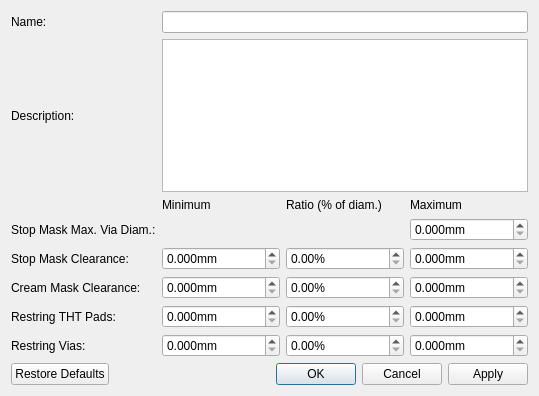
<?xml version="1.0" encoding="UTF-8"?>
<ui version="4.0">
 <class>librepcb::BoardDesignRulesDialog</class>
 <widget class="QDialog" name="librepcb::BoardDesignRulesDialog">
  <property name="geometry">
   <rect>
    <x>0</x>
    <y>0</y>
    <width>539</width>
    <height>396</height>
   </rect>
  </property>
  <property name="windowTitle">
   <string>Board Design Rules</string>
  </property>
  <layout class="QGridLayout" name="gridLayout">
   <item row="0" column="0">
    <widget class="QLabel" name="label">
     <property name="text">
      <string>Name:</string>
     </property>
    </widget>
   </item>
   <item row="1" column="0">
    <widget class="QLabel" name="label_2">
     <property name="text">
      <string>Description:</string>
     </property>
    </widget>
   </item>
   <item row="2" column="1">
    <widget class="QLabel" name="label_4">
     <property name="text">
      <string>Minimum</string>
     </property>
    </widget>
   </item>
   <item row="2" column="2">
    <widget class="QLabel" name="label_5">
     <property name="text">
      <string>Ratio (% of diam.)</string>
     </property>
    </widget>
   </item>
   <item row="2" column="3">
    <widget class="QLabel" name="label_9">
     <property name="text">
      <string>Maximum</string>
     </property>
    </widget>
   </item>
   <item row="3" column="0">
    <widget class="QLabel" name="label_6">
     <property name="text">
      <string>Stop Mask Max. Via Diam.:</string>
     </property>
    </widget>
   </item>
   <item row="3" column="3">
    <widget class="QDoubleSpinBox" name="spbxStopMaskMaxViaDia">
     <property name="suffix">
      <string>mm</string>
     </property>
     <property name="decimals">
      <number>3</number>
     </property>
     <property name="maximum">
      <double>999.999000000000024</double>
     </property>
     <property name="singleStep">
      <double>0.100000000000000</double>
     </property>
    </widget>
   </item>
   <item row="4" column="0">
    <widget class="QLabel" name="label_3">
     <property name="text">
      <string>Stop Mask Clearance:</string>
     </property>
    </widget>
   </item>
   <item row="4" column="1">
    <widget class="QDoubleSpinBox" name="spbxStopMaskClrMin">
     <property name="suffix">
      <string>mm</string>
     </property>
     <property name="decimals">
      <number>3</number>
     </property>
     <property name="maximum">
      <double>999.999000000000024</double>
     </property>
     <property name="singleStep">
      <double>0.100000000000000</double>
     </property>
    </widget>
   </item>
   <item row="4" column="2">
    <widget class="QDoubleSpinBox" name="spbxStopMaskClrRatio">
     <property name="suffix">
      <string>%</string>
     </property>
     <property name="decimals">
      <number>2</number>
     </property>
     <property name="maximum">
      <double>1000.000000000000000</double>
     </property>
     <property name="singleStep">
      <double>10.000000000000000</double>
     </property>
    </widget>
   </item>
   <item row="4" column="3">
    <widget class="QDoubleSpinBox" name="spbxStopMaskClrMax">
     <property name="suffix">
      <string>mm</string>
     </property>
     <property name="decimals">
      <number>3</number>
     </property>
     <property name="maximum">
      <double>999.999000000000024</double>
     </property>
     <property name="singleStep">
      <double>0.100000000000000</double>
     </property>
    </widget>
   </item>
   <item row="5" column="0">
    <widget class="QLabel" name="label_8">
     <property name="text">
      <string>Cream Mask Clearance:</string>
     </property>
    </widget>
   </item>
   <item row="5" column="1">
    <widget class="QDoubleSpinBox" name="spbxCreamMaskClrMin">
     <property name="suffix">
      <string>mm</string>
     </property>
     <property name="decimals">
      <number>3</number>
     </property>
     <property name="maximum">
      <double>999.999000000000024</double>
     </property>
     <property name="singleStep">
      <double>0.100000000000000</double>
     </property>
    </widget>
   </item>
   <item row="5" column="2">
    <widget class="QDoubleSpinBox" name="spbxCreamMaskClrRatio">
     <property name="suffix">
      <string>%</string>
     </property>
     <property name="decimals">
      <number>2</number>
     </property>
     <property name="maximum">
      <double>1000.000000000000000</double>
     </property>
     <property name="singleStep">
      <double>10.000000000000000</double>
     </property>
    </widget>
   </item>
   <item row="5" column="3">
    <widget class="QDoubleSpinBox" name="spbxCreamMaskClrMax">
     <property name="suffix">
      <string>mm</string>
     </property>
     <property name="decimals">
      <number>3</number>
     </property>
     <property name="maximum">
      <double>999.999000000000024</double>
     </property>
     <property name="singleStep">
      <double>0.100000000000000</double>
     </property>
    </widget>
   </item>
   <item row="6" column="0">
    <widget class="QLabel" name="label_7">
     <property name="text">
      <string>Restring THT Pads:</string>
     </property>
    </widget>
   </item>
   <item row="6" column="1">
    <widget class="QDoubleSpinBox" name="spbxRestringPadsMin">
     <property name="suffix">
      <string>mm</string>
     </property>
     <property name="decimals">
      <number>3</number>
     </property>
     <property name="maximum">
      <double>999.999000000000024</double>
     </property>
     <property name="singleStep">
      <double>0.100000000000000</double>
     </property>
    </widget>
   </item>
   <item row="6" column="2">
    <widget class="QDoubleSpinBox" name="spbxRestringPadsRatio">
     <property name="suffix">
      <string>%</string>
     </property>
     <property name="decimals">
      <number>2</number>
     </property>
     <property name="maximum">
      <double>1000.000000000000000</double>
     </property>
     <property name="singleStep">
      <double>10.000000000000000</double>
     </property>
    </widget>
   </item>
   <item row="6" column="3">
    <widget class="QDoubleSpinBox" name="spbxRestringPadsMax">
     <property name="suffix">
      <string>mm</string>
     </property>
     <property name="decimals">
      <number>3</number>
     </property>
     <property name="maximum">
      <double>999.999000000000024</double>
     </property>
     <property name="singleStep">
      <double>0.100000000000000</double>
     </property>
    </widget>
   </item>
   <item row="7" column="0">
    <widget class="QLabel" name="label_10">
     <property name="text">
      <string>Restring Vias:</string>
     </property>
    </widget>
   </item>
   <item row="7" column="1">
    <widget class="QDoubleSpinBox" name="spbxRestringViasMin">
     <property name="suffix">
      <string>mm</string>
     </property>
     <property name="decimals">
      <number>3</number>
     </property>
     <property name="maximum">
      <double>999.999000000000024</double>
     </property>
     <property name="singleStep">
      <double>0.100000000000000</double>
     </property>
    </widget>
   </item>
   <item row="7" column="2">
    <widget class="QDoubleSpinBox" name="spbxRestringViasRatio">
     <property name="suffix">
      <string>%</string>
     </property>
     <property name="decimals">
      <number>2</number>
     </property>
     <property name="maximum">
      <double>1000.000000000000000</double>
     </property>
     <property name="singleStep">
      <double>10.000000000000000</double>
     </property>
    </widget>
   </item>
   <item row="7" column="3">
    <widget class="QDoubleSpinBox" name="spbxRestringViasMax">
     <property name="suffix">
      <string>mm</string>
     </property>
     <property name="decimals">
      <number>3</number>
     </property>
     <property name="maximum">
      <double>999.999000000000024</double>
     </property>
     <property name="singleStep">
      <double>0.100000000000000</double>
     </property>
    </widget>
   </item>
   <item row="8" column="0" colspan="4">
    <widget class="QDialogButtonBox" name="buttonBox">
     <property name="orientation">
      <enum>Qt::Horizontal</enum>
     </property>
     <property name="standardButtons">
      <set>QDialogButtonBox::Apply|QDialogButtonBox::Cancel|QDialogButtonBox::Ok|QDialogButtonBox::RestoreDefaults</set>
     </property>
    </widget>
   </item>
   <item row="1" column="1" colspan="3">
    <widget class="QPlainTextEdit" name="txtDescription"/>
   </item>
   <item row="0" column="1" colspan="3">
    <widget class="QLineEdit" name="edtName"/>
   </item>
  </layout>
 </widget>
 <resources/>
 <connections>
  <connection>
   <sender>buttonBox</sender>
   <signal>accepted()</signal>
   <receiver>librepcb::BoardDesignRulesDialog</receiver>
   <slot>accept()</slot>
   <hints>
    <hint type="sourcelabel">
     <x>257</x>
     <y>386</y>
    </hint>
    <hint type="destinationlabel">
     <x>225</x>
     <y>391</y>
    </hint>
   </hints>
  </connection>
  <connection>
   <sender>buttonBox</sender>
   <signal>rejected()</signal>
   <receiver>librepcb::BoardDesignRulesDialog</receiver>
   <slot>reject()</slot>
   <hints>
    <hint type="sourcelabel">
     <x>325</x>
     <y>386</y>
    </hint>
    <hint type="destinationlabel">
     <x>387</x>
     <y>391</y>
    </hint>
   </hints>
  </connection>
 </connections>
</ui>
